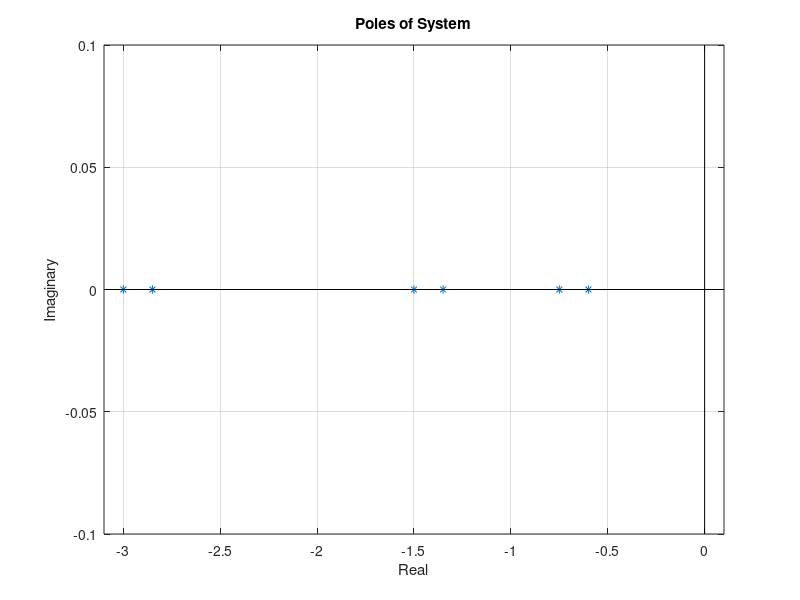

Write MATLAB code to recreate this figure. (Note: this script raises an error after producing the figure.)
%% Run Simulation
%

%#ok<*UNRCH>
clc, clear, close all;

if ~exist('GRAPHICAL_PLOT','var')
    clc, clear, close all;
    
    GRAPHICAL_PLOT = true;
    PLOT_LINEAR = false;
    END_PLOT = true;
    MAKE_VIDEO = false;
    
%     initState = [0;1;0;pi/16;0;-pi/16];
    initState = [0;0;0;0;0;0];
    
%     L_Goal = [-20;-15;-10;-5;-3.5;-2]*0.1;
    L_Goal = [-20;-19;-10;-9;-5;-4]*0.15;
%     L_Goal = linspace(-0.3,-0.15,6)*1;

    step = 0.01; % Seconds
    timesteps = 0:step:50-step;
    F_Summary = zeros(numel(timesteps),1);
    F_Summary(20/step:end) = 4000;
    lim = 1;
    
    C = [1 0 0 0 0 0];
%     C = [1 0 0 0 1 0];
%     C = [1 0 1 0 1 0];
end
% Set up simulation parameters
M = 1000; % kg
m1 = 100; % kg
m2 = 100; % kg
l1 = 20; % m
l2 = 10; % m
g = 9.81; % m/s^2

% Create struct
params = struct;
params.M = M;
params.m1 = m1;
params.m2 = m2;
params.l1 = l1;
params.l2 = l2;
params.g = g;

stateLin = initState;
stateNonLin = initState;
estimatedStateLin = diag(C) * initState;
estimatedStateNonLin = estimatedStateLin;

AF = [0,1,0,0,0,0;0,0,-g*m1/M,0,-g*m2/M,0;0,0,0,1,0,0;0,0,-g*(M+m1)/(M*l1),0,-g*m2/(M*l1),0;0,0,0,0,0,1;0,0,-g*m1/(M*l2),0,-g*(M+m2)/(M*l2),0];
BF = [0;1/M;0;1/(M*l1);0;1/(M*l2)];

L = place(AF',C',L_Goal).';
eo = eig(AF - L*C);
disp(real(eo));

figure;
limits = [min(real(eo)) - 0.1, 0.1, min(imag(eo)) - 0.1,max(imag(eo)) + 0.1];
plot(real(eo),imag(eo),'*',limits(1:2),[0,0],'k',[0,0],limits(3:4),'k');
xlabel('Real'); ylabel('Imaginary'); title('Poles of System');
axis(limits); grid on;

% Set up Time data
resultLin = zeros(numel(timesteps) + 1, 14);
resultNonLin = resultLin;
if GRAPHICAL_PLOT
    fig = figure; fig.Position = [17 100 1200 728];
    ax1 = subplot(2,1,1); title(ax1,'Uncontrolled Lin');
    ax2 = subplot(2,1,2); title(ax2,'Uncontrolled NonLin');
end
if MAKE_VIDEO
    v = VideoWriter('video','MPEG-4');
    open(v);
end
FLin = F_Summary;
% FLin = 200 * ones(numel(timesteps),1);
FNonLin = FLin;
for timeIndex = 1:numel(timesteps)
    destimatedStateLin = AF*estimatedStateLin + BF*FLin(timeIndex) + L*C*(stateLin - estimatedStateLin);
    destimatedStateNonLin = AF*estimatedStateNonLin + BF*FNonLin(timeIndex) + L*C*(stateNonLin - estimatedStateNonLin);
    estimatedStateLin = estimatedStateLin + destimatedStateLin * step;
    estimatedStateNonLin = estimatedStateNonLin + destimatedStateNonLin * step;
    
    resultLin(timeIndex,:) = [timesteps(timeIndex), stateLin.', FLin(timeIndex), estimatedStateLin.'];
    resultNonLin(timeIndex,:) = [timesteps(timeIndex), stateNonLin.', FNonLin(timeIndex), estimatedStateNonLin.'];
    
    stateLin = simulateLinearSystem(stateLin, FLin(timeIndex), step, params);
    stateNonLin = simulateNonLinearSystem(stateNonLin, FNonLin(timeIndex), step, params);
    
    if GRAPHICAL_PLOT && mod(timeIndex, 50) == 0
        plotState(ax1, stateLin(1), stateLin(3), stateLin(5), params.l1, params.l2);
        plotState(ax2, stateNonLin(1), stateNonLin(3), stateNonLin(5), params.l1, params.l2);
        if MAKE_VIDEO
            writeVideo(v,getframe(gcf));
        end
    end
end
if MAKE_VIDEO
    close(v);
end
resultLin(end,:) = [timesteps(end) + step, stateLin.', nan, estimatedStateLin.'];
resultNonLin(end,:) = [timesteps(end) + step, stateNonLin.', nan, estimatedStateNonLin.'];
if (END_PLOT)
    figure('units','normalized','outerposition',[0 0 1 1]);
    subplot 321;plot(resultLin(1:end,1),resultLin(1:end,2) - resultLin(1:end,9),'r',resultNonLin(1:end,1),resultNonLin(1:end,2) - resultNonLin(1:end,9),'b-.'); legend('Linear','Non-Linear'); ylabel('X'); xlabel('Time'); title('Estimation Error X');ylim([-lim,lim]);
    subplot 323;plot(resultLin(1:end,1),resultLin(1:end,4) - resultLin(1:end,11),'r',resultNonLin(1:end,1),resultNonLin(1:end,4) - resultNonLin(1:end,11),'b-.'); legend('Linear','Non-Linear'); ylabel('Theta 1'); xlabel('Time'); title('Estimation Error Theta 1');ylim([-lim,lim]);
    subplot 325;plot(resultLin(1:end,1),resultLin(1:end,6) - resultLin(1:end,13),'r',resultNonLin(1:end,1),resultNonLin(1:end,6) - resultNonLin(1:end,13),'b-.'); legend('Linear','Non-Linear'); ylabel('Theta 2'); xlabel('Time'); title('Estimation Error Theta 2');ylim([-lim,lim]);
    subplot 322;plot(resultLin(1:end,1),resultLin(1:end,3) - resultLin(1:end,10),'r',resultNonLin(1:end,1),resultNonLin(1:end,3) - resultNonLin(1:end,10),'b-.'); legend('Linear','Non-Linear'); ylabel('d/dt X'); xlabel('Time'); title('Estimation Error d/dt X');ylim([-lim,lim]);
    subplot 324;plot(resultLin(1:end,1),resultLin(1:end,5) - resultLin(1:end,12),'r',resultNonLin(1:end,1),resultNonLin(1:end,5) - resultNonLin(1:end,12),'b-.'); legend('Linear','Non-Linear'); ylabel('d/dt Theta 1'); xlabel('Time'); title('Estimation Error d/dt Theta 1');ylim([-lim,lim]);
    subplot 326;plot(resultLin(1:end,1),resultLin(1:end,7) - resultLin(1:end,14),'r',resultNonLin(1:end,1),resultNonLin(1:end,7) - resultNonLin(1:end,14),'b-.'); legend('Linear','Non-Linear'); ylabel('d/dt Theta 2'); xlabel('Time'); title('Estimation Error d/dt Theta 2');ylim([-lim,lim]);
end
function plotState(ax, x, theta1, theta2, l1, l2)
    axes(ax);
    
    % Plot Ropes
    center1 = [x - l1*sin(theta1),-l1*cos(theta1)];
    center2 = [x - l2*sin(theta2),-l2*cos(theta2)];
    plot([center1(1), x, center2(1)], [center1(2), 0, center2(2)], 'k');
    hold on;
    
    % Plot Box
    boxWidth = 5; boxHeight = 5;
    rectangle('Position',[x-boxWidth/2, -boxHeight/2, boxWidth, boxHeight]);
    
    % Plot Circles
    massRadius = 2.5;
    rectangle('Position',[center1 - massRadius/2,massRadius,massRadius],'Curvature',1);
    rectangle('Position',[center2 - massRadius/2,massRadius,massRadius],'Curvature',1);
    
    % Adjust Axis
    xlim([-60+x,60+x]);
    ylim([-25,5]);
    drawnow; hold off;
end